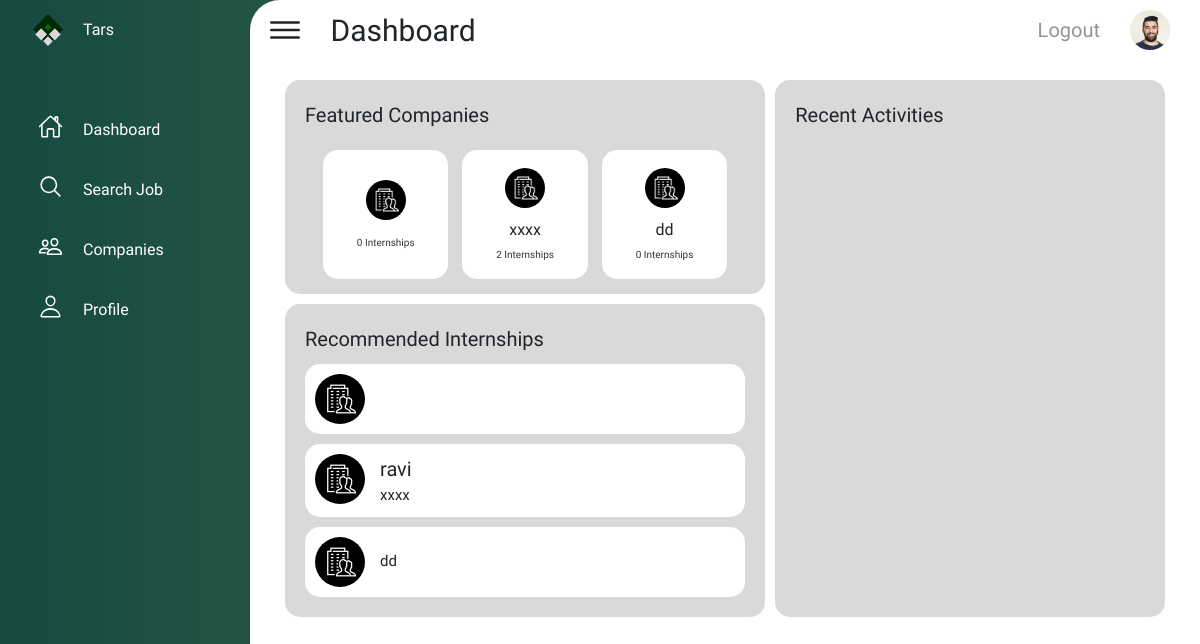
Before: /student/student_dashboard.php with the older database file.
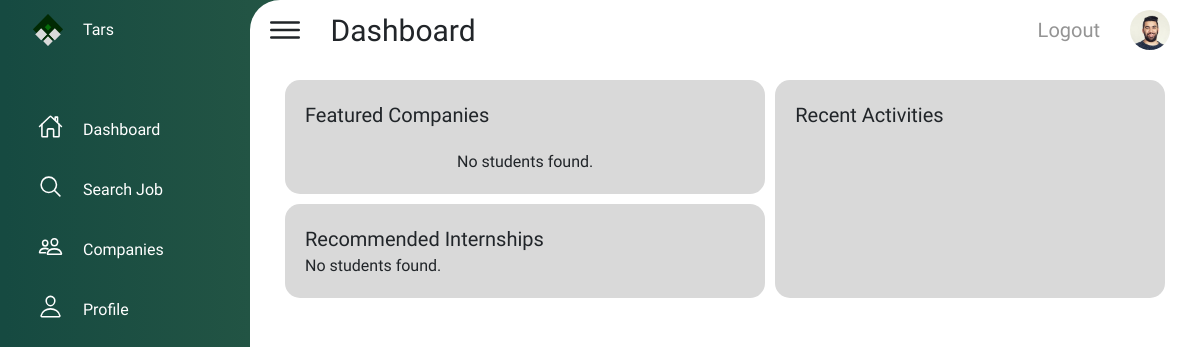
After: the same page with the newer database file.
### tables this page shows
CREATE TABLE `company_info` (
  `id` int(255) NOT NULL,
  `email` varchar(255) NOT NULL,
  `password` varchar(255) NOT NULL,
  `name` varchar(255) NOT NULL,
  `type` varchar(255) NOT NULL,
  `location` varchar(255) NOT NULL,
  `com_email` varchar(255) NOT NULL,
  `about` varchar(255) NOT NULL,
  `linkedin` varchar(255) NOT NULL,
  `twitter` varchar(255) NOT NULL
);

CREATE TABLE `company_post_job` (
  `id` int(11) NOT NULL,
  `title` varchar(255) NOT NULL,
  `description` varchar(255) NOT NULL,
  `location` varchar(255) NOT NULL,
  `qualification` varchar(255) NOT NULL,
  `type` varchar(255) NOT NULL,
  `email` varchar(255) NOT NULL
);

### student/student_dashboard.php (the view, shortened to what the changed rows need)
<!DOCTYPE html>
<html lang="en">
<head>
    <link rel="stylesheet" href="../lib/style/student_dash.css">
    <link href="https://cdn.jsdelivr.net/npm/bootstrap@5.0.2/dist/css/bootstrap.min.css" rel="stylesheet"
>
</head>
<body>
    <div class="container1">
        <div class="main">
            <div class="grid-container">
                <div class="item1">
                    <span class="title">Featured Companies</span>
                    <div class="card-sec">
                        <?php
                        $DATABASE_HOST = 'localhost';
                        $DATABASE_USER = 'root';
                        $DATABASE_PASS = '';
                        $DATABASE_NAME = 'tars_db';
                        $con = mysqli_connect($DATABASE_HOST, $DATABASE_USER, $DATABASE_PASS, $DATABASE_NAME);
                        $sql = "SELECT * FROM company_info ORDER BY id DESC LIMIT 3";
                        $stmt = $con->prepare($sql);
                        $stmt->execute();
                        $result = $stmt->get_result();
                        if ($result && mysqli_num_rows($result) > 0) {
                            while ($row = mysqli_fetch_assoc($result)) {
                                $email = $row['email'];
                                $sql1 = "SELECT COUNT(*) AS email_count FROM company_post_job WHERE email = ?";
                                $stmt1 = $con->prepare($sql1);
                                $stmt1->bind_param('s', $email);
                                $stmt1->execute();
                                $result1 = $stmt1->get_result();
                                $row1 = $result1->fetch_assoc();
                                $email_count = $row1['email_count'];
                                echo '<div class="c-card">';
                                echo '<img src="../images/Group 105.png" alt="" >';
                                echo '<span>' . $row['name'] . '</span>';
                                echo '<span class="int-no">' . $email_count . ' Internships</span>';
                                echo '</div>';
                            }
                        } else {
                            echo "<tr><td colspan='4'>No students found.</td></tr>";
                        }
                        ?>
                    </div>
                </div>
                <div class="item2">
                    <span class="title">Recommended Internships</span>
                    <div class="int-sec">
                        <?php
                        $DATABASE_HOST = 'localhost';
                        $DATABASE_USER = 'root';
                        $DATABASE_PASS = '';
                        $DATABASE_NAME = 'tars_db';
                        $con = mysqli_connect($DATABASE_HOST, $DATABASE_USER, $DATABASE_PASS, $DATABASE_NAME);
                        $sql2 = "SELECT * FROM company_info ORDER BY id DESC LIMIT 3";
                        $stmt2 = $con->prepare($sql2);
                        $stmt2->execute();
                        $result2 = $stmt2->get_result();
                        if ($result2 && mysqli_num_rows($result2) > 0) {
                            while ($row = mysqli_fetch_assoc($result2)) {
                                $email = $row['email'];
                                $name = $row['name'];
                                $sql3 = "SELECT title FROM company_post_job WHERE email = ?";
                                $stmt3 = $con->prepare($sql3);
                                $stmt3->bind_param('s', $email);
                                $stmt3->execute();
                                $result3 = $stmt3->get_result();
                                $row3 = $result3->fetch_assoc();
                                echo '<div class="int-card">';
                                echo '<img src="../images/Group 105.png" alt="">';
                                echo '<div class="text1">';
                                echo '<span class="text2" >' . $row3['title'] . '</span>';
                                echo '<span>' . $name . '</span>';
                                echo '</div>';
                                echo '</div>';
                            }
                        } else {
                            echo "<tr><td colspan='4'>No students found.</td></tr>";
                        }
                        ?>
                    </div>
                </div>
            </div>
        </div>
    </div>
</body>
</html>

Changed rows visible on the page:
removed company_info: email_count "0"
removed company_info: name "xxxx", email_count "2", company_post_job.title "ravi"
removed company_info: name "dd", email_count "0"
Other visible differences:
text now shown: "No students found. No students found."
